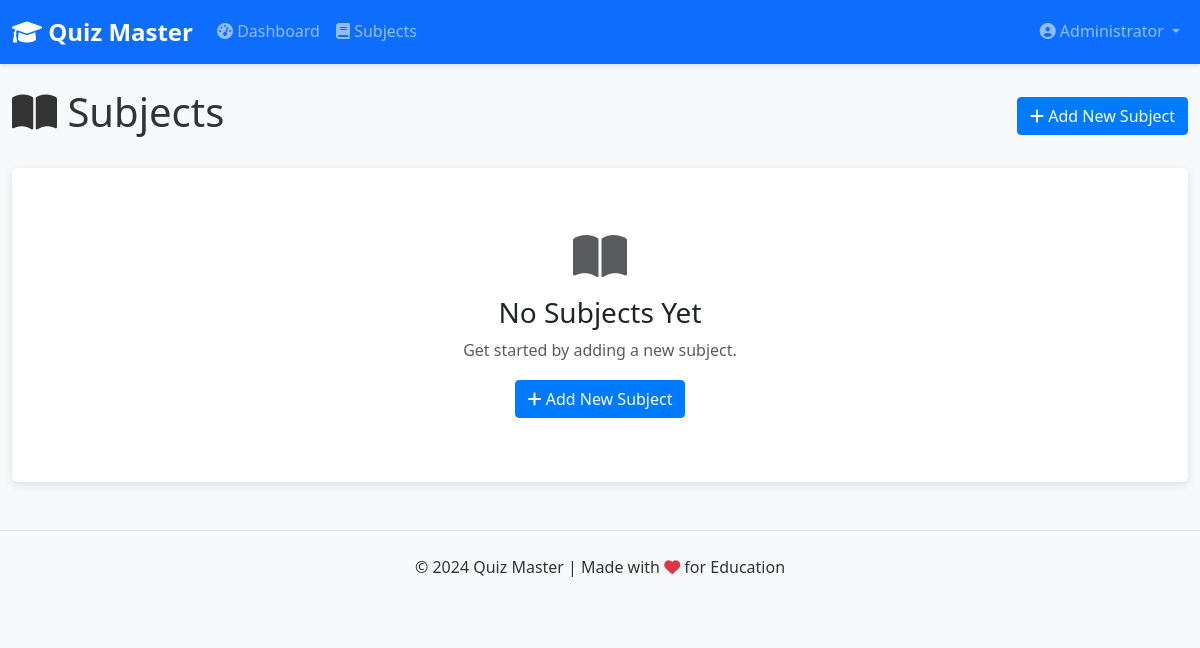
/admin/subjects (signed in), run on an earlier commit of the app's database.
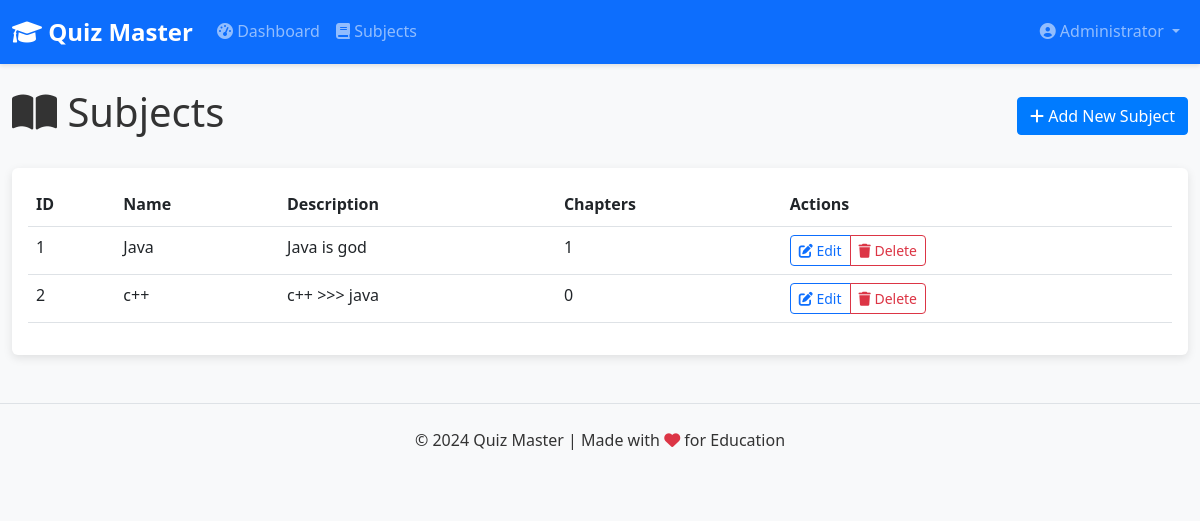
And on a later commit of the database.
### models/subject.py (models this page shows, shortened)
class Subject(db.Model):
    __tablename__ = 'subjects'
    id = db.Column(db.Integer, primary_key=True)
    name = db.Column(db.String(100), unique=True, nullable=False)
    description = db.Column(db.Text)
    chapters = db.relationship('Chapter', backref='subject', lazy=True, cascade='all, delete-orphan')

### controllers/admin.py (the view)
@admin_bp.route('/subjects')
@login_required
@admin_required
def subjects():
    subjects = Subject.query.all()
    return render_template('admin/subjects/index.html', subjects=subjects, title='Subjects')

### controllers/admin.py (called while the page is built)
def admin_required(f):
    @wraps(f)
    def decorated_function(*args, **kwargs):
        if not current_user.is_authenticated or not current_user.is_admin():
            flash('You need admin privileges to access this page.', 'danger')
            return redirect(url_for('auth.login'))
        return f(*args, **kwargs)
    return decorated_function

### models/user.py (called while the page is built)
    def is_admin(self):
        return self.role == 'admin'

### templates/admin/subjects/index.html (shortened to what this page needs)
{% extends 'layout.html' %}
{% block content %}
<div class="d-flex justify-content-between align-items-center mb-4">
    <h1 class="display-6">
        <i class="fas fa-book-open"></i> Subjects
    </h1>
    <a href="{{ url_for('admin.create_subject') }}" class="btn btn-primary">
        <i class="fas fa-plus"></i> Add New Subject
    </a>
</div>
<div class="card">
    <div class="card-body">
        {% if subjects %}
        <div class="table-responsive">
            <table class="table table-hover">
                <thead>
                    <tr>
                        <th>ID</th>
                        <th>Name</th>
                        <th>Description</th>
                        <th>Chapters</th>
                        <th>Actions</th>
                    </tr>
                </thead>
                <tbody>
                    {% for subject in subjects %}
                    <tr>
                        <td>{{ subject.id }}</td>
                        <td>{{ subject.name }}</td>
                        <td>{{ subject.description|truncate(100) if subject.description else '-' }}</td>
                        <td>{{ subject.chapters|length }}</td>
                        <td>
                            <div class="btn-group" role="group">
                                <a href="{{ url_for('admin.edit_subject', id=subject.id) }}" class="btn btn-sm btn-outline-primary">
                                    <i class="fas fa-edit"></i> Edit
                                </a>
                                <button type="button" class="btn btn-sm btn-outline-danger" data-bs-toggle="modal" data-bs-target="#deleteModal{{ subject.id }}">
                                    <i class="fas fa-trash"></i> Delete
                                </button>
                            </div>
                        </td>
                    </tr>
                    {% endfor %}
                </tbody>
            </table>
        </div>
        {% else %}
        <div class="text-center py-5">
            <i class="fas fa-book-open text-muted mb-3" style="font-size: 3rem;"></i>
            <h3>No Subjects Yet</h3>
            <p class="text-muted">Get started by adding a new subject.</p>
            <a href="{{ url_for('admin.create_subject') }}" class="btn btn-primary">
                <i class="fas fa-plus"></i> Add New Subject
            </a>
        </div>
        {% endif %}
    </div>
</div>
{% endblock %}

What changed in the data, as far as the page shows it:
added Subject: id "1", name "Java", description "Java is god", chapters|length "1"
added Subject: id "2", name "c++", description "c++ >>> java", chapters|length "0"
Also different on the page:
text no longer shown: "No Subjects Yet Get started by adding a new subject. Add New Subject"
text now shown: "ID Name Description Chapters Actions"
